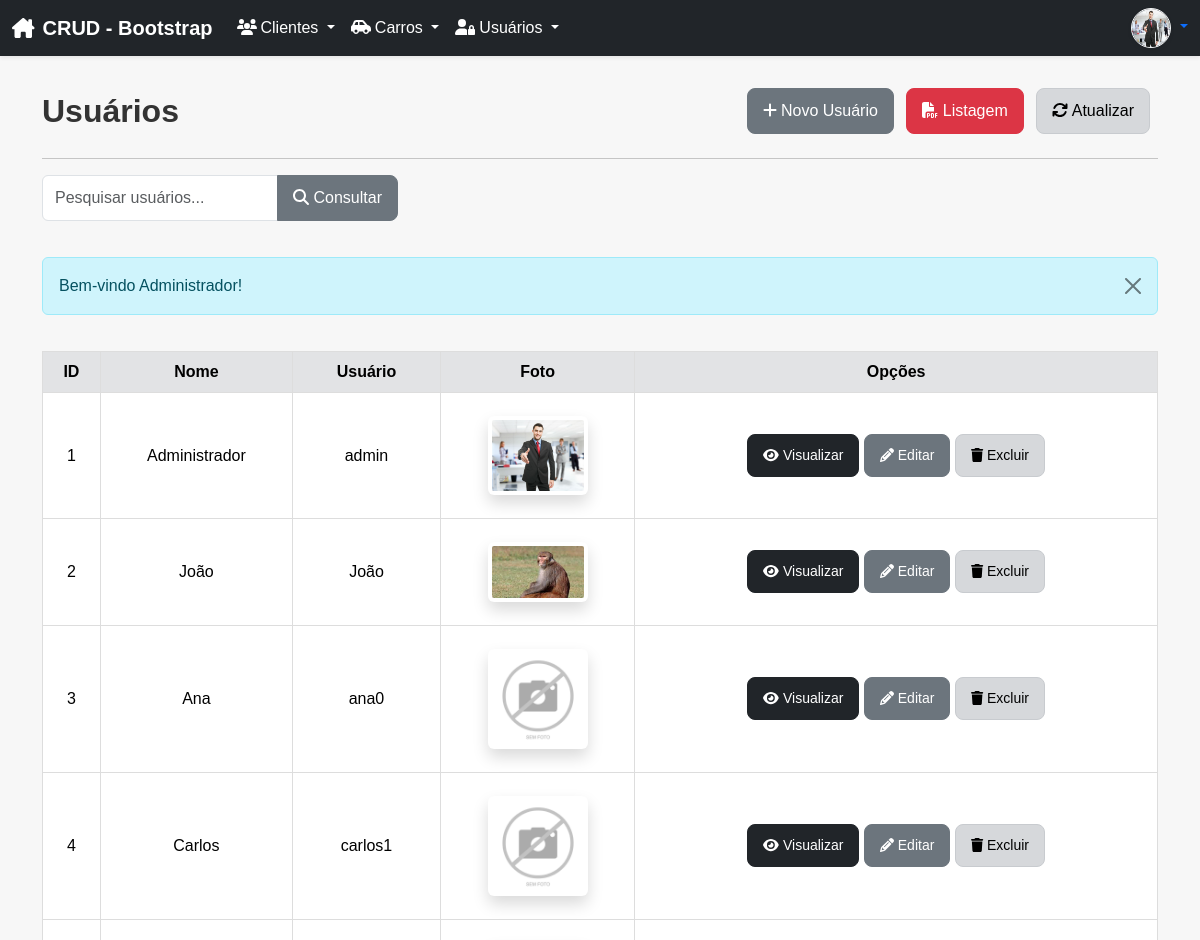
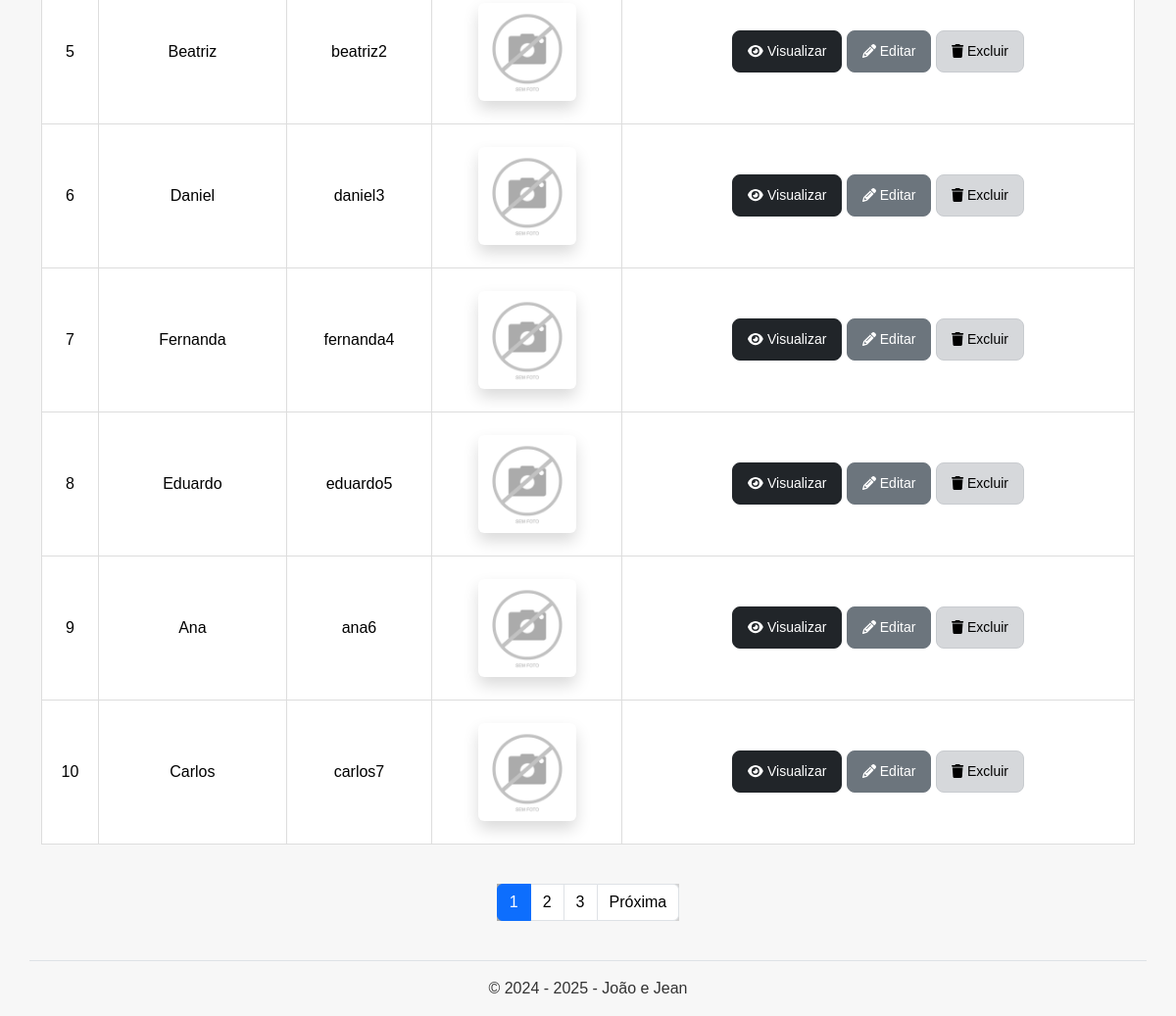
Page /usuarios/index.php (signed in) on the committed database (2 pictures, top to bottom).
### tables this page shows
CREATE TABLE
    IF NOT EXISTS usuarios (
        id INT AUTO_INCREMENT NOT NULL,
        nome VARCHAR(50) NOT NULL,
        usuario VARCHAR(50) NOT NULL,
        senha VARCHAR(100) NOT NULL,
        foto VARCHAR(50),
        PRIMARY KEY (id)
    );

### inc/database.php (called while the page is built, shortened)
<?php
function open_database()
{
    try {
        $conn = new PDO("mysql:host=" . DB_HOST . ";dbname=" . DB_NAME, DB_USER, DB_PASSWORD);
        $conn->setAttribute(PDO::ATTR_ERRMODE, PDO::ERRMODE_EXCEPTION);
        $conn->exec("set names utf8");
        return $conn;
    } catch (PDOException $e) {
        $_SESSION['message'] = 'Erro ao conectar ao banco de dados: ' . $e->getMessage();
        $_SESSION['type'] = 'danger';
        return null;
    }
}
function find($table = null, $id = null)
{
    $database = open_database();
    try {
        if ($id) {
            $stmt = $database->prepare("SELECT * FROM $table WHERE id = :id");
            $stmt->bindParam(':id', $id, PDO::PARAM_INT);
            $stmt->execute();
            return $stmt->fetch(PDO::FETCH_ASSOC);
        } else {
            $stmt = $database->query("SELECT * FROM $table");
            return $stmt->fetchAll(PDO::FETCH_ASSOC);
        }
    } catch (PDOException $e) {
        $_SESSION['message'] = $e->getMessage();
        $_SESSION['type'] = 'danger';
        return null;
    } finally {
        close_database($database);
    }
}
function find_all($table)
{
    return find($table);
}
function find_with_limit($table, $limit = 10, $offset = 0)
{
    $database = open_database();
    try {
        $stmt = $database->prepare("SELECT * FROM $table LIMIT :limit OFFSET :offset");
        $stmt->bindValue(':limit', (int) $limit, PDO::PARAM_INT);
        $stmt->bindValue(':offset', (int) $offset, PDO::PARAM_INT);
        $stmt->execute();
        return $stmt->fetchAll(PDO::FETCH_ASSOC);
    } catch (Exception $e) {
        $_SESSION['message'] = "Erro ao buscar com limite: " . $e->getMessage();
        $_SESSION['type'] = "danger";
        return null;
    } finally {
        close_database($database);
    }
}

### usuarios/functions.php (called while the page is built, shortened)
<?php
function index()
{
    $pagina = isset($_GET['pagina']) ? (int) $_GET['pagina'] : 1;
    $porPagina = 10;
    $offset = ($pagina - 1) * $porPagina;
    if (!empty($_POST['usuarios'])) {
        $busca = addslashes($_POST['usuarios']);
        $usuarios = filter("usuarios", "nome LIKE '%$busca%'", $porPagina, $offset);
    } else {
        $usuarios = find_with_limit("usuarios", $porPagina, $offset);
    }
}

### usuarios/index.php (the view, shortened to what this page needs)
<?php
include "functions.php";
index();
include HEADER_TEMPLATE;
?>
<header class="mt-2">
    <div class="row align-items-center">
        <div class="col-12 col-md-6 mb-2 mb-md-0">
            <h2>Usuários</h2>
        </div>
        <div class="col-12 col-md-6 text-md-end">
            <a class="btn btn-secondary me-2 mb-2" href="add.php">
                <i class="fa fa-plus"></i> Novo Usuário
            </a>
            <?php if ($_SERVER["REQUEST_METHOD"] == "POST"): ?>
                <a class="btn btn-danger me-2 mb-2" href="index.php?pdf=<?php echo $_POST['usuarios']; ?>">
                    <i class="fa-solid fa-file-pdf"></i> Listagem
                </a>
            <?php else: ?>
                <a class="btn btn-danger me-2 mb-2" href="index.php?pdf=ok">
                    <i class="fa-solid fa-file-pdf"></i> Listagem
                </a>
            <?php endif; ?>
            <a class="btn btn-light me-2 mb-2" href="index.php">
                <i class="fa fa-refresh"></i> Atualizar
            </a>
        </div>
    </div>
</header>
<hr>
<form name="filtro" action="index.php" method="post" class="mt-3">
    <div class="row">
        <div class="col-md-4">
            <div class="input-group mb-3">
                <input type="text" class="form-control" maxlength="50" name="usuarios"
                    placeholder="Pesquisar usuários..." required>
                <button type="submit" class="btn btn-secondary">
                    <i class="fas fa-search"></i> Consultar
                </button>
            </div>
        </div>
    </div>
</form>
<?php if (!empty($_SESSION['message'])): ?>
    <div class="alert alert-<?php echo htmlspecialchars($_SESSION['type']); ?> alert-dismissible fade show" role="alert">
        <?php echo htmlspecialchars($_SESSION['message']); ?>
        <button type="button" class="btn-close" data-bs-dismiss="alert" aria-label="Close"></button>
    </div>
<?php endif; ?>
<div class="table-responsive">
    <table class="table table-hover mt-3 text-center">
        <thead class="table-secondary">
            <tr>
                <th>ID</th>
                <th>Nome</th>
                <th>Usuário</th>
                <th>Foto</th>
                <th>Opções</th>
            </tr>
        </thead>
        <tbody>
            <?php if ($usuarios): ?>
                <?php foreach ($usuarios as $usuario): ?>
                    <tr>
                        <td><?php echo htmlspecialchars($usuario['id']); ?></td>
                        <td><?php echo htmlspecialchars($usuario['nome']); ?></td>
                        <td><?php echo htmlspecialchars($usuario['usuario']); ?></td>
                        <td>
                            <?php
                            $foto = !empty($usuario['foto']) ? $usuario['foto'] : "semimagem.png";
                            echo "<img src=\"fotos/" . htmlspecialchars($foto) . "\" class=\"img-fluid shadow p-1 bg-body rounded\" width=\"100\">";
                            ?>
                        </td>
                        <td class="actions">
                            <a href="view.php?id=<?php echo htmlspecialchars($usuario['id']); ?>" class="btn btn-sm btn-dark">
                                <i class="fa fa-eye"></i> Visualizar
                            </a>
                            <a href="edit.php?id=<?php echo htmlspecialchars($usuario['id']); ?>"
                                class="btn btn-sm btn-secondary">
                                <i class="fa fa-pencil"></i> Editar
                            </a>
                            <a href="#" class="btn btn-sm btn-light" data-bs-toggle="modal"
                                data-bs-target="#delete-modal-usuario"
                                data-usuario="<?php echo htmlspecialchars($usuario['id']); ?>">
                                <i class="fa fa-trash"></i> Excluir
                            </a>
                        </td>
                    </tr>
                <?php endforeach; ?>
            <?php else: ?>
                <tr>
                    <td colspan="7">Nenhum registro encontrado.</td>
                </tr>
            <?php endif; ?>
        </tbody>
    </table>
</div>
<?php
$paginaAtual = isset($_GET['pagina']) ? (int) $_GET['pagina'] : 1;
$totalRegistros = count(find_all("usuarios"));
$totalPaginas = ceil($totalRegistros / 10);
?>
<nav aria-label="Navegação de página" class="mt-4">
    <ul class="pagination justify-content-center">
        <?php for ($i = 1; $i <= $totalPaginas; $i++): ?>
            <li class="page-item <?php if ($i == $paginaAtual)
                echo 'active'; ?>">
                <a class="page-link" href="?pagina=<?php echo $i; ?>"><?php echo $i; ?></a>
            </li>
        <?php endfor; ?>
        <?php if ($paginaAtual < $totalPaginas): ?>
            <li class="page-item">
                <a class="page-link" href="?pagina=<?php echo $paginaAtual + 1; ?>">Próxima</a>
            </li>
        <?php endif; ?>
    </ul>
</nav>
<?php include FOOTER_TEMPLATE; ?>

### inc/header.php (shortened to what this page needs)
<!DOCTYPE html>
<html lang="pt-br">
<head>
    <link rel="stylesheet" href="<?= BASEURL ?>css/bootstrap/bootstrap.min.css">
    <link rel="stylesheet" href="<?= BASEURL ?>css/fontawesome/all.min.css">
    <link rel="stylesheet" href="<?= BASEURL ?>css/style.css">
</head>
<body>
    <nav class="navbar navbar-expand-lg navbar-dark bg-dark shadow-sm">
        <div class="container-fluid">
            <a class="navbar-brand fw-bold" href="<?= BASEURL ?>">
                <i class="fa-solid fa-house-chimney me-2"></i>CRUD - Bootstrap
            </a>
            <div class="collapse navbar-collapse" id="navbarContent">
                <ul class="navbar-nav me-auto mb-2 mb-lg-0">
                    <li class="nav-item dropdown">
                        <a class="nav-link dropdown-toggle" href="#" role="button" data-bs-toggle="dropdown">
                            <i class="fa-solid fa-users me-1"></i>Clientes
                        </a>
                    </li>
                    <li class="nav-item dropdown">
                        <a class="nav-link dropdown-toggle" href="#" role="button" data-bs-toggle="dropdown">
                            <i class="fa-solid fa-car-side me-1"></i>Carros
                        </a>
                    </li>
                    <?php if (isset($_SESSION["usuario"]) && $_SESSION["usuario"] === "admin"): ?>
                        <li class="nav-item dropdown">
                            <a class="nav-link dropdown-toggle" href="#" role="button" data-bs-toggle="dropdown">
                                <i class="fa-solid fa-user-lock me-1"></i>Usuários
                            </a>
                        </li>
                    <?php endif; ?>
                </ul>
                <div class="d-flex align-items-center">
                    <?php if (isset($_SESSION["usuario"])):
                        $foto = !empty($_SESSION["foto"]) ? $_SESSION["foto"] : "semimagem.jpg"; ?>
                        <div class="dropdown">
                            <a href="#" class="d-block text-decoration-none dropdown-toggle" id="userDropdown"
                                data-bs-toggle="dropdown">
                                <img src="<?= BASEURL . 'usuarios/fotos/' . $foto ?>" alt="Foto" width="40" height="40"
                                    class="rounded-circle border border-light shadow-sm">
                            </a>
                        </div>
                    <?php endif; ?>
                </div>
            </div>
        </div>
    </nav>
    <main class="container py-4">

### inc/footer.php (shortened to what this page needs)
</main>
<footer class="container text-center py-3 border-top">
    <p class="mb-0">&copy; 2024 - <?php echo date('Y'); ?> - João e Jean</p>
</footer>
</body>
</html>

### css/style.css (style rules this page uses)
body { background-color: #f7f7f7; font-family: Arial, sans-serif; margin: 0; padding: 0; color: #333; }
header h2 { font-weight: bold; color: #333; }
.img-preview, .img-fluid { max-width: 300px; margin: 15px auto; padding: 10px; background-color: #fff; border-radius: 10px; box-shadow: 2px 2px 10px rgba(0, 0, 0, 0.1); }
.table-responsive { overflow-x: auto; margin-bottom: 20px; }
table { width: 100%; border-collapse: collapse; }
table th, table td { padding: 10px; text-align: center; vertical-align: middle; border: 1px solid #ddd; }
.nav-link { color: #fff !important; transition: color 0.2s; }
.btn { padding: 10px 15px; border-radius: 8px; transition: background-color 0.2s; }
.btn-light { background-color: #d6d8db; border-color: #c8cbcf; }
.btn-secondary { background-color: #6c757d; border-color: #6c757d; }
.alert { margin: 20px auto; }
.text-center { text-align: center; }
.pagination .page-item { background-color: #d3d3d3; }
.pagination .page-item.active { background-color: #a9a9a9; }
.pagination .page-link { color: #000; }
.pagination .page-item a { color: #000; }
.pagination .page-item.active a { color: #fff; }

### rows in the picture
usuarios: id "1", nome "Administrador", usuario "admin", foto (picture)
usuarios: id "2", nome "João", usuario "João", foto (picture)
usuarios: id "3", nome "Ana", usuario "ana0"
usuarios: id "4", nome "Carlos", usuario "carlos1"
usuarios: id "5", nome "Beatriz", usuario "beatriz2"
usuarios: id "6", nome "Daniel", usuario "daniel3"
usuarios: id "7", nome "Fernanda", usuario "fernanda4"
usuarios: id "8", nome "Eduardo", usuario "eduardo5"
usuarios: id "9", nome "Ana", usuario "ana6"
usuarios: id "10", nome "Carlos", usuario "carlos7"

### other values in the picture
$_SESSION['message'] "Bem-vindo Administrador!"
